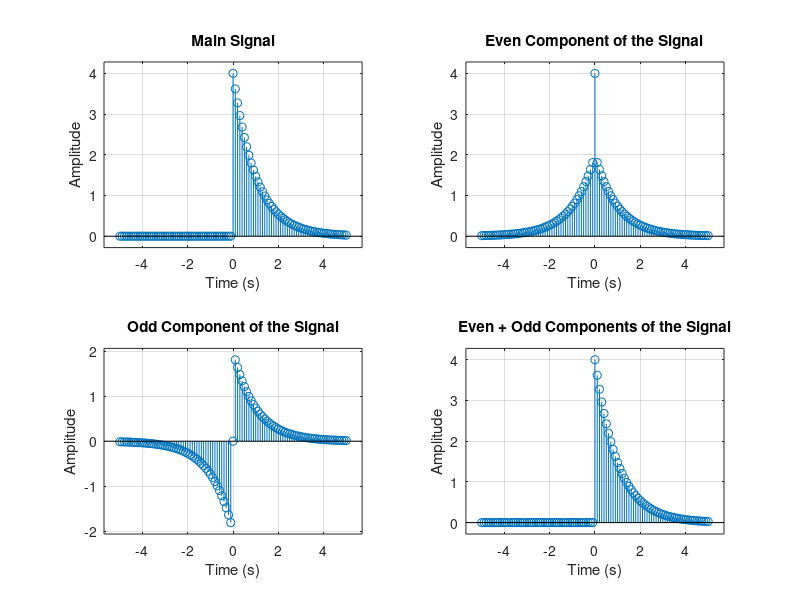

The MATLAB source for this figure:
% Author: Muhtasim Redwan
% ID: 22024002
% Date: 01-11-2024
% Description: Even and odd components of a signal

Fs = 10;
duration = 10;
t = -duration/2 : 1/Fs : duration/2;

signal = zeros(length(t),1);

% Define the signal for t >= 0
signal(t >= 0) = 4 * exp(-t(t >= 0));

% Calculate the even and odd components of the signal
signal_even = 0.5 * (signal + flip(signal));
signal_odd = 0.5 * (signal - flip(signal));

figure;

subplot(2,2,1);
stem(t, signal);
grid on;
xlabel("Time (s)");
ylabel("Amplitude");
axis padded;
title("Main Signal");

subplot(2,2,2);
stem(t, signal_even);
grid on;
xlabel("Time (s)");
ylabel("Amplitude");
axis padded;
title("Even Component of the Signal");

subplot(2,2,3);
stem(t, signal_odd);
grid on;
xlabel("Time (s)");
ylabel("Amplitude");
axis padded;
title("Odd Component of the Signal");

subplot(2,2,4);
stem(t, signal_even + signal_odd);
grid on;
xlabel("Time (s)");
ylabel("Amplitude");
axis padded;
title("Even + Odd Components of the Signal");
